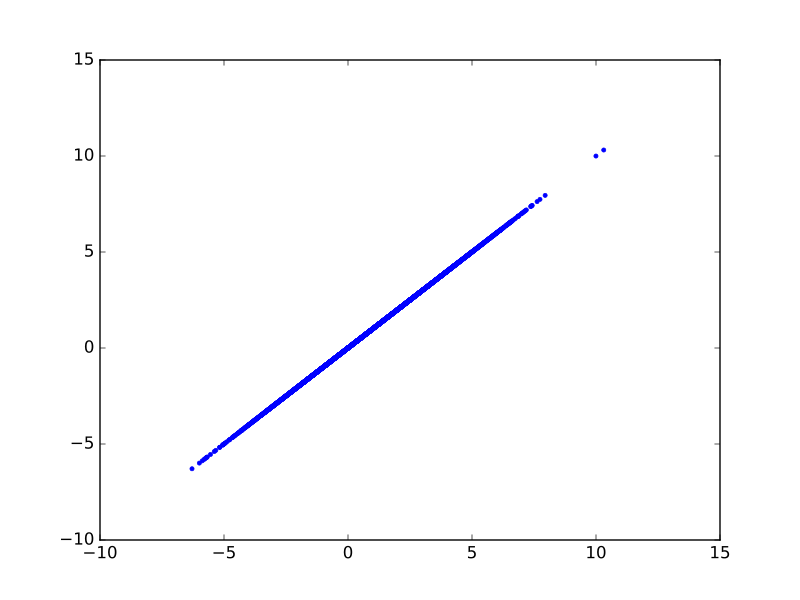

Source code (Python):
# The parameter for the orthogonalized hrf2 regressor is the same as the
# parameter for the non-orthogonalize hrf2 regressor in the
# non-orthogonalized model
plt.plot(B_boths[1], B_boths_o[1], '.')
# [...]
np.allclose(B_boths[1], B_boths_o[1])
# True
